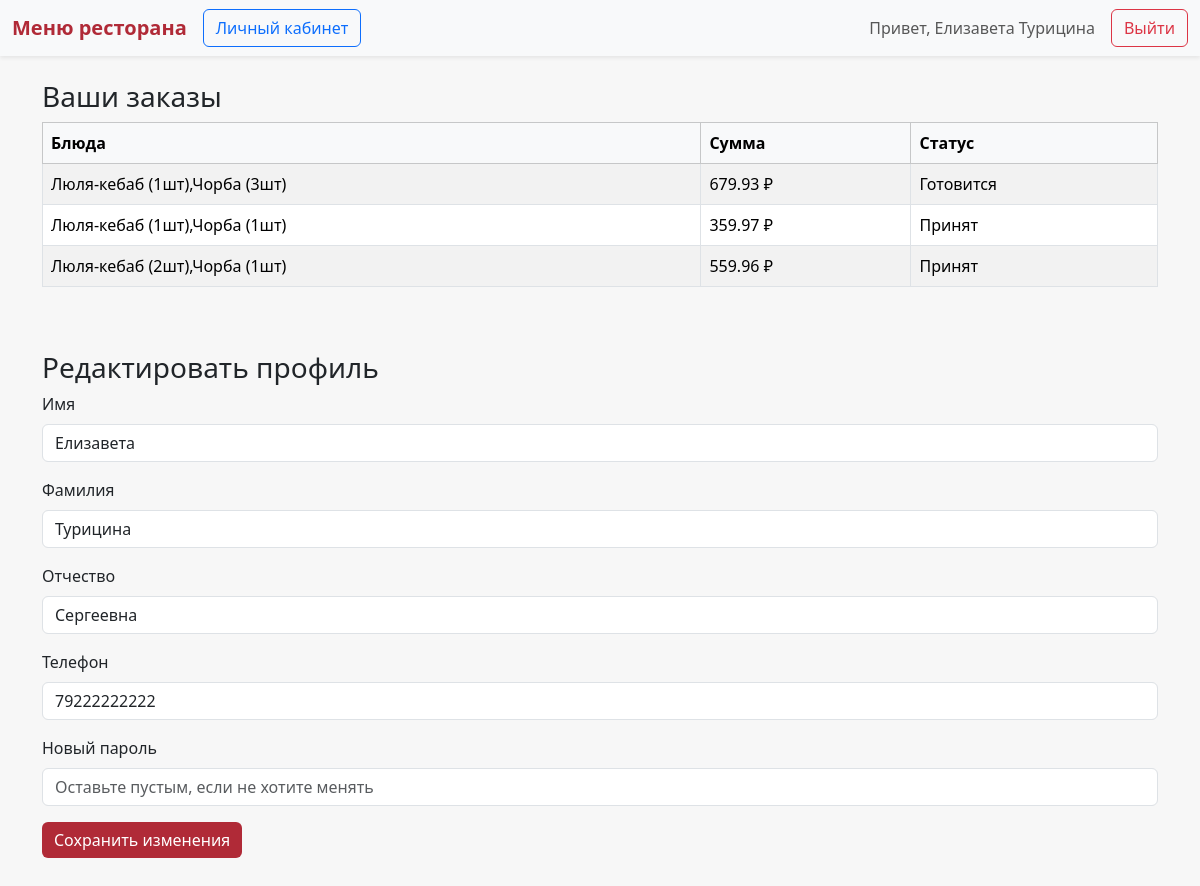
The page /client/profile.php (signed in) on the database its author committed.
### tables this page shows
CREATE TABLE `Users` (
  `Id` int(11) NOT NULL,
  `Surname` varchar(255) NOT NULL,
  `Name` varchar(255) NOT NULL,
  `Patronomyc` varchar(255) DEFAULT NULL,
  `Phone` varchar(255) NOT NULL,
  `Password` varchar(1000) NOT NULL,
  `Role` enum('client','waiter','admin') NOT NULL
);

CREATE TABLE `Orders` (
  `Id` int(11) NOT NULL,
  `IdClient` int(11) NOT NULL,
  `IdWaiter` int(11) NOT NULL,
  `TotalSum` decimal(10,2) NOT NULL,
  `Status` enum('accepted','progress','ready') NOT NULL
);

### client/profile.php (the view, shortened to what this page needs)
<?php
    include("../settings/connect_database.php");
    if(isset($_SESSION['user'])) {
        if($_SESSION['user'] != -1) {
            $query = $mysqli->query("SELECT `Role`, `Name`, `Surname` FROM `Users` WHERE `Id` = ".$_SESSION["user"]);
            if($query && $query->num_rows == 1) {
                $read = $query->fetch_assoc();
            }
        } else {
            header("Location: ../index.php");
        }
    } else {
        header("Location: ../index.php");
    }
    $userId = $_SESSION['user'];
    $userQuery = $mysqli->query("SELECT * FROM Users WHERE Id = {$userId}");
    $user = $userQuery->fetch_assoc();
    $username = $read["Name"]. ' '. $read["Surname"];
    $statusMap = [
        'accepted' => 'Принят',
        'progress' => 'Готовится',
        'ready'    => 'Готов'
    ];
    $ordersQuery = $mysqli->query("SELECT
            o.Id, o.TotalSum, o.Status, o.IdWaiter,
            GROUP_CONCAT(d.Name, ' (', od.Quantity, 'шт)') AS Dishes
        FROM Orders o
        LEFT JOIN OrdersDishes od ON od.IdOrder = o.Id
        LEFT JOIN Dishes d ON d.Id = od.IdDishes
        WHERE o.IdClient = {$userId}
        GROUP BY o.Id
        ORDER BY o.Id DESC");
?>
<!DOCTYPE html>
<html lang="ru">
<head>
    <link href="https://cdn.jsdelivr.net/npm/bootstrap@5.3.2/dist/css/bootstrap.min.css" rel="stylesheet">
</head>
<body>
    <nav class="navbar navbar-expand-lg navbar-light bg-light shadow-sm mb-4">
        <div class="container-fluid">
            <a class="navbar-brand" href="client.php">Меню ресторана</a>
            <div class="collapse navbar-collapse">
                <ul class="navbar-nav me-auto">
                    <li class="nav-item">
                        <a href="profile.php" class="btn btn-outline-primary">Личный кабинет</a>
                    </li>
                </ul>
                <span class="navbar-text me-3">Привет, <?= $username ?></span>
                <a href="../functions/logout.php" class="btn btn-outline-danger">Выйти</a>
            </div>
        </div>
    </nav>
    <div class="container mt-4">
        <h3>Ваши заказы</h3>
        <div class="table-responsive mb-5">
            <table class="table table-striped table-bordered align-middle">
                <thead class="table-light">
                    <tr>
                        <th>Блюда</th>
                        <th>Сумма</th>
                        <th>Статус</th>
                    </tr>
                </thead>
                <tbody>
                    <?php while($order = $ordersQuery->fetch_assoc()): ?>
                        <tr>
                            <td><?= $order['Dishes'] ?: '—' ?></td>
                            <td><?= $order['TotalSum'] ?> ₽</td>
                            <td><?= $statusMap[$order['Status']] ?? $order['Status'] ?></td>
                        </tr>
                    <?php endwhile; ?>
                </tbody>
            </table>
        </div>
        <h3>Редактировать профиль</h3>
        <form method="post" class="mb-5">
            <div class="mb-3">
                <label class="form-label">Имя</label>
                <input type="text" name="name" class="form-control" value="<?= $user['Name'] ?>" required>
            </div>
            <div class="mb-3">
                <label class="form-label">Фамилия</label>
                <input type="text" name="surname" class="form-control" value="<?= $user['Surname'] ?>" required>
            </div>
            <div class="mb-3">
                <label class="form-label">Отчество</label>
                <input type="text" name="patronomyc" class="form-control" value="<?= $user['Patronomyc'] ?>" required>
            </div>
            <div class="mb-3">
                <label class="form-label">Телефон</label>
                <input type="text" name="phone" class="form-control" value="<?= $user['Phone'] ?>" readonly>
            </div>
            <div class="mb-3">
                <label class="form-label">Новый пароль</label>
                <input type="password" name="password" class="form-control" placeholder="Оставьте пустым, если не хотите менять">
            </div>
            <button type="submit" class="btn btn-accent">Сохранить изменения</button>
        </form>
    </div>
</body>
</html>

### client/profile.php (style rules this page uses)
body { background-color: #f7f7f7; }
.navbar-brand { font-weight: 600; color: #b02a37 !important; }
.btn-accent { background-color: #b02a37; border: none; color: white; }

### rows shown on the page
users: username "Елизавета Турицина", name "Елизавета", surname "Турицина", patronomyc "Сергеевна", phone "79222222222"
orders: Dishes "Люля-кебаб (1шт),Чорба (3шт)", TotalSum "679.93", Status "Готовится"
orders: Dishes "Люля-кебаб (1шт),Чорба (1шт)", TotalSum "359.97", Status "Принят"
orders: Dishes "Люля-кебаб (2шт),Чорба (1шт)", TotalSum "559.96", Status "Принят"
